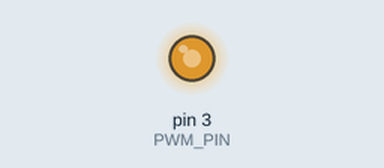
Recording of a sketch running on a simulated Arduino Uno, built with avr-gcc and run on an emulated ATmega328P. Parts: output pins drawn as LEDs (lit = HIGH).

Above: at 0.05 s.
At 6.85 s:
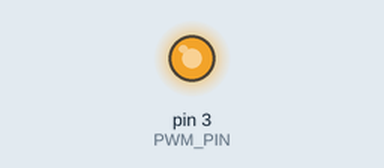
Timing chart, 0 to 13.0 s (numbered marks = the images above):
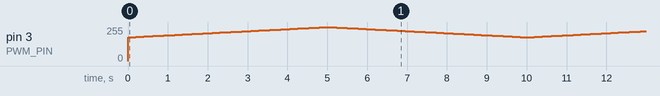

The sketch:

PwmSweeper.ino
```cpp
// (licence header left out)
// Define the output pin
#define PWM_PIN 3

/*
 * PWM levels.
 * This mus be between 0.0 and 1.0.
 * The number cannot be negative.
 * 0.0 =   0% duty cycle
 * 1.0 = 100% duty cycle
 */
#define PWM_LOW 0.7
#define PWM_HIGH 1.0

// Define the period in seconds.
// The PWM will vary from LOW to HIGH and back to LOW in this time
#define PERIOD_SECONDS 10

/**************************************************
 * DO NOT MAKE CHANGES BELOW THIS LINE!!!
 **************************************************/

float range = PWM_HIGH - PWM_LOW;
float pwmValue;
float stepValue = range / 127;
float timeStep = 1000.0*PERIOD_SECONDS/255.0;

void setup() {
  Serial.begin(115200);

  // check that the numbers are within range
  if ((PWM_LOW < 0.0) || (PWM_LOW > 1.0) || (PWM_HIGH < 0.0) || (PWM_HIGH > 1.0) || (PWM_LOW > PWM_HIGH)) {
    while(0) {
      Serial.println("Values are out of range.");
      delay(1000);
    }
  }

  pwmValue = PWM_LOW;
}

unsigned int i=0;

void loop() {
//  Serial.print("i = ");
//  Serial.print(i);
//  Serial.print(", pwm = ");
//  Serial.println(pwmValue);

  analogWrite(PWM_PIN, (int)(255.0*pwmValue));

  if (i++<128) {
    pwmValue = pwmValue + stepValue;
  } else {
    pwmValue = pwmValue - stepValue;
  }

  if (i==256) {
//    Serial.println("Resetting values after one cycle complete.");
    i = 0;
    pwmValue = PWM_LOW;
  }

  delay(timeStep);
}
```
